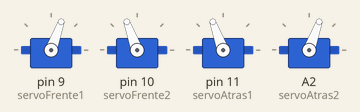
Simulated run of this sketch. Board: Arduino Uno, built with avr-gcc and run on an emulated ATmega328P. Parts: 4 × servo.

Above: at 2.05 s.
At 2.6 s:
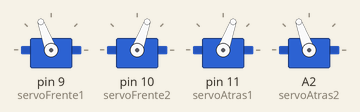
Timing chart, 0 to 5.0 s (numbered marks = the images above):
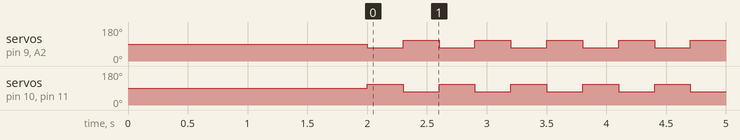

Measured:
- by itself, servo on pin 9 (servoFrente1), servo on pin 10 (servoFrente2), servo on pin 11 (servoAtras1), servo on A2 (servoAtras2): alternates 110° for 0.30 s and 70° for 0.30 s

The sketch:

cuatro_piernas_2.ino
```cpp
// Pasear con cuatros patas, diferente modo de andar

#include <Servo.h>                            // Incluye archivo para controlar servos

// Declarar variables para representar los dos servos
Servo servoFrente1;
Servo servoFrente2;
Servo servoAtras1;
Servo servoAtras2;

// Esta función corre solo una vez, cuando empiece el Arduino
void setup()
{
  pinMode(A2, OUTPUT);
  servoFrente1.attach(9);                      // Adjuntar servo frente a clavija 9
  servoFrente2.attach(10);
  servoAtras1.attach(11);                      // Adjuntar servo atrás a clavija 11
  servoAtras2.attach(A2);
  estarEnPie();
  delay(2000);
}

// Esta función corre repetidamente
void loop()
{
  pasar1y2();
  delay(300);
  pasar3y4();
  delay(300);
}

void estarEnPie()
{
  servoFrente1.write(90);
  servoFrente2.write(90);
  servoAtras1.write(90);
  servoAtras2.write(90);
}

void pasar1y2()
{
  servoFrente1.write(70);
  servoFrente2.write(110);
  servoAtras1.write(110);
  servoAtras2.write(70);
}

void pasar3y4()
{
  servoAtras1.write(70);
  servoAtras2.write(110);
  servoFrente1.write(110);
  servoFrente2.write(70);
}
```
